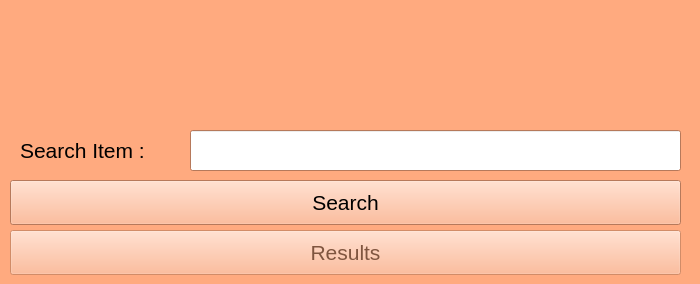
<?xml version="1.0" encoding="UTF-8"?>
<ui version="4.0">
 <class>MainWindow</class>
 <widget class="QMainWindow" name="MainWindow">
  <property name="geometry">
   <rect>
    <x>0</x>
    <y>0</y>
    <width>700</width>
    <height>284</height>
   </rect>
  </property>
  <property name="palette">
   <palette>
    <active>
     <colorrole role="WindowText">
      <brush brushstyle="SolidPattern">
       <color alpha="255">
        <red>0</red>
        <green>0</green>
        <blue>0</blue>
       </color>
      </brush>
     </colorrole>
     <colorrole role="Button">
      <brush brushstyle="SolidPattern">
       <color alpha="255">
        <red>255</red>
        <green>170</green>
        <blue>127</blue>
       </color>
      </brush>
     </colorrole>
     <colorrole role="Light">
      <brush brushstyle="SolidPattern">
       <color alpha="255">
        <red>255</red>
        <green>255</green>
        <blue>255</blue>
       </color>
      </brush>
     </colorrole>
     <colorrole role="Midlight">
      <brush brushstyle="SolidPattern">
       <color alpha="255">
        <red>255</red>
        <green>212</green>
        <blue>191</blue>
       </color>
      </brush>
     </colorrole>
     <colorrole role="Dark">
      <brush brushstyle="SolidPattern">
       <color alpha="255">
        <red>127</red>
        <green>85</green>
        <blue>63</blue>
       </color>
      </brush>
     </colorrole>
     <colorrole role="Mid">
      <brush brushstyle="SolidPattern">
       <color alpha="255">
        <red>170</red>
        <green>113</green>
        <blue>84</blue>
       </color>
      </brush>
     </colorrole>
     <colorrole role="Text">
      <brush brushstyle="SolidPattern">
       <color alpha="255">
        <red>0</red>
        <green>0</green>
        <blue>0</blue>
       </color>
      </brush>
     </colorrole>
     <colorrole role="BrightText">
      <brush brushstyle="SolidPattern">
       <color alpha="255">
        <red>255</red>
        <green>255</green>
        <blue>255</blue>
       </color>
      </brush>
     </colorrole>
     <colorrole role="ButtonText">
      <brush brushstyle="SolidPattern">
       <color alpha="255">
        <red>0</red>
        <green>0</green>
        <blue>0</blue>
       </color>
      </brush>
     </colorrole>
     <colorrole role="Base">
      <brush brushstyle="SolidPattern">
       <color alpha="255">
        <red>255</red>
        <green>255</green>
        <blue>255</blue>
       </color>
      </brush>
     </colorrole>
     <colorrole role="Window">
      <brush brushstyle="SolidPattern">
       <color alpha="255">
        <red>255</red>
        <green>170</green>
        <blue>127</blue>
       </color>
      </brush>
     </colorrole>
     <colorrole role="Shadow">
      <brush brushstyle="SolidPattern">
       <color alpha="255">
        <red>0</red>
        <green>0</green>
        <blue>0</blue>
       </color>
      </brush>
     </colorrole>
     <colorrole role="AlternateBase">
      <brush brushstyle="SolidPattern">
       <color alpha="255">
        <red>255</red>
        <green>212</green>
        <blue>191</blue>
       </color>
      </brush>
     </colorrole>
     <colorrole role="ToolTipBase">
      <brush brushstyle="SolidPattern">
       <color alpha="255">
        <red>255</red>
        <green>255</green>
        <blue>220</blue>
       </color>
      </brush>
     </colorrole>
     <colorrole role="ToolTipText">
      <brush brushstyle="SolidPattern">
       <color alpha="255">
        <red>0</red>
        <green>0</green>
        <blue>0</blue>
       </color>
      </brush>
     </colorrole>
     <colorrole role="PlaceholderText">
      <brush brushstyle="SolidPattern">
       <color alpha="128">
        <red>0</red>
        <green>0</green>
        <blue>0</blue>
       </color>
      </brush>
     </colorrole>
    </active>
    <inactive>
     <colorrole role="WindowText">
      <brush brushstyle="SolidPattern">
       <color alpha="255">
        <red>0</red>
        <green>0</green>
        <blue>0</blue>
       </color>
      </brush>
     </colorrole>
     <colorrole role="Button">
      <brush brushstyle="SolidPattern">
       <color alpha="255">
        <red>255</red>
        <green>170</green>
        <blue>127</blue>
       </color>
      </brush>
     </colorrole>
     <colorrole role="Light">
      <brush brushstyle="SolidPattern">
       <color alpha="255">
        <red>255</red>
        <green>255</green>
        <blue>255</blue>
       </color>
      </brush>
     </colorrole>
     <colorrole role="Midlight">
      <brush brushstyle="SolidPattern">
       <color alpha="255">
        <red>255</red>
        <green>212</green>
        <blue>191</blue>
       </color>
      </brush>
     </colorrole>
     <colorrole role="Dark">
      <brush brushstyle="SolidPattern">
       <color alpha="255">
        <red>127</red>
        <green>85</green>
        <blue>63</blue>
       </color>
      </brush>
     </colorrole>
     <colorrole role="Mid">
      <brush brushstyle="SolidPattern">
       <color alpha="255">
        <red>170</red>
        <green>113</green>
        <blue>84</blue>
       </color>
      </brush>
     </colorrole>
     <colorrole role="Text">
      <brush brushstyle="SolidPattern">
       <color alpha="255">
        <red>0</red>
        <green>0</green>
        <blue>0</blue>
       </color>
      </brush>
     </colorrole>
     <colorrole role="BrightText">
      <brush brushstyle="SolidPattern">
       <color alpha="255">
        <red>255</red>
        <green>255</green>
        <blue>255</blue>
       </color>
      </brush>
     </colorrole>
     <colorrole role="ButtonText">
      <brush brushstyle="SolidPattern">
       <color alpha="255">
        <red>0</red>
        <green>0</green>
        <blue>0</blue>
       </color>
      </brush>
     </colorrole>
     <colorrole role="Base">
      <brush brushstyle="SolidPattern">
       <color alpha="255">
        <red>255</red>
        <green>255</green>
        <blue>255</blue>
       </color>
      </brush>
     </colorrole>
     <colorrole role="Window">
      <brush brushstyle="SolidPattern">
       <color alpha="255">
        <red>255</red>
        <green>170</green>
        <blue>127</blue>
       </color>
      </brush>
     </colorrole>
     <colorrole role="Shadow">
      <brush brushstyle="SolidPattern">
       <color alpha="255">
        <red>0</red>
        <green>0</green>
        <blue>0</blue>
       </color>
      </brush>
     </colorrole>
     <colorrole role="AlternateBase">
      <brush brushstyle="SolidPattern">
       <color alpha="255">
        <red>255</red>
        <green>212</green>
        <blue>191</blue>
       </color>
      </brush>
     </colorrole>
     <colorrole role="ToolTipBase">
      <brush brushstyle="SolidPattern">
       <color alpha="255">
        <red>255</red>
        <green>255</green>
        <blue>220</blue>
       </color>
      </brush>
     </colorrole>
     <colorrole role="ToolTipText">
      <brush brushstyle="SolidPattern">
       <color alpha="255">
        <red>0</red>
        <green>0</green>
        <blue>0</blue>
       </color>
      </brush>
     </colorrole>
     <colorrole role="PlaceholderText">
      <brush brushstyle="SolidPattern">
       <color alpha="128">
        <red>0</red>
        <green>0</green>
        <blue>0</blue>
       </color>
      </brush>
     </colorrole>
    </inactive>
    <disabled>
     <colorrole role="WindowText">
      <brush brushstyle="SolidPattern">
       <color alpha="255">
        <red>127</red>
        <green>85</green>
        <blue>63</blue>
       </color>
      </brush>
     </colorrole>
     <colorrole role="Button">
      <brush brushstyle="SolidPattern">
       <color alpha="255">
        <red>255</red>
        <green>170</green>
        <blue>127</blue>
       </color>
      </brush>
     </colorrole>
     <colorrole role="Light">
      <brush brushstyle="SolidPattern">
       <color alpha="255">
        <red>255</red>
        <green>255</green>
        <blue>255</blue>
       </color>
      </brush>
     </colorrole>
     <colorrole role="Midlight">
      <brush brushstyle="SolidPattern">
       <color alpha="255">
        <red>255</red>
        <green>212</green>
        <blue>191</blue>
       </color>
      </brush>
     </colorrole>
     <colorrole role="Dark">
      <brush brushstyle="SolidPattern">
       <color alpha="255">
        <red>127</red>
        <green>85</green>
        <blue>63</blue>
       </color>
      </brush>
     </colorrole>
     <colorrole role="Mid">
      <brush brushstyle="SolidPattern">
       <color alpha="255">
        <red>170</red>
        <green>113</green>
        <blue>84</blue>
       </color>
      </brush>
     </colorrole>
     <colorrole role="Text">
      <brush brushstyle="SolidPattern">
       <color alpha="255">
        <red>127</red>
        <green>85</green>
        <blue>63</blue>
       </color>
      </brush>
     </colorrole>
     <colorrole role="BrightText">
      <brush brushstyle="SolidPattern">
       <color alpha="255">
        <red>255</red>
        <green>255</green>
        <blue>255</blue>
       </color>
      </brush>
     </colorrole>
     <colorrole role="ButtonText">
      <brush brushstyle="SolidPattern">
       <color alpha="255">
        <red>127</red>
        <green>85</green>
        <blue>63</blue>
       </color>
      </brush>
     </colorrole>
     <colorrole role="Base">
      <brush brushstyle="SolidPattern">
       <color alpha="255">
        <red>255</red>
        <green>170</green>
        <blue>127</blue>
       </color>
      </brush>
     </colorrole>
     <colorrole role="Window">
      <brush brushstyle="SolidPattern">
       <color alpha="255">
        <red>255</red>
        <green>170</green>
        <blue>127</blue>
       </color>
      </brush>
     </colorrole>
     <colorrole role="Shadow">
      <brush brushstyle="SolidPattern">
       <color alpha="255">
        <red>0</red>
        <green>0</green>
        <blue>0</blue>
       </color>
      </brush>
     </colorrole>
     <colorrole role="AlternateBase">
      <brush brushstyle="SolidPattern">
       <color alpha="255">
        <red>255</red>
        <green>170</green>
        <blue>127</blue>
       </color>
      </brush>
     </colorrole>
     <colorrole role="ToolTipBase">
      <brush brushstyle="SolidPattern">
       <color alpha="255">
        <red>255</red>
        <green>255</green>
        <blue>220</blue>
       </color>
      </brush>
     </colorrole>
     <colorrole role="ToolTipText">
      <brush brushstyle="SolidPattern">
       <color alpha="255">
        <red>0</red>
        <green>0</green>
        <blue>0</blue>
       </color>
      </brush>
     </colorrole>
     <colorrole role="PlaceholderText">
      <brush brushstyle="SolidPattern">
       <color alpha="128">
        <red>0</red>
        <green>0</green>
        <blue>0</blue>
       </color>
      </brush>
     </colorrole>
    </disabled>
   </palette>
  </property>
  <property name="windowTitle">
   <string>MainWindow</string>
  </property>
  <widget class="QWidget" name="centralwidget">
   <widget class="QLabel" name="label">
    <property name="geometry">
     <rect>
      <x>20</x>
      <y>130</y>
      <width>161</width>
      <height>41</height>
     </rect>
    </property>
    <property name="font">
     <font>
      <family>Arial</family>
      <pointsize>16</pointsize>
      <weight>50</weight>
      <bold>false</bold>
     </font>
    </property>
    <property name="text">
     <string>Search Item : </string>
    </property>
    <property name="textFormat">
     <enum>Qt::RichText</enum>
    </property>
   </widget>
   <widget class="QLineEdit" name="lineEdit">
    <property name="geometry">
     <rect>
      <x>190</x>
      <y>130</y>
      <width>491</width>
      <height>41</height>
     </rect>
    </property>
    <property name="font">
     <font>
      <family>Arial</family>
      <pointsize>16</pointsize>
     </font>
    </property>
   </widget>
   <widget class="QPushButton" name="pushButton">
    <property name="geometry">
     <rect>
      <x>10</x>
      <y>180</y>
      <width>671</width>
      <height>45</height>
     </rect>
    </property>
    <property name="font">
     <font>
      <family>Arial</family>
      <pointsize>16</pointsize>
     </font>
    </property>
    <property name="text">
     <string>Search</string>
    </property>
   </widget>
   <widget class="QPushButton" name="pushButton_2">
    <property name="enabled">
     <bool>false</bool>
    </property>
    <property name="geometry">
     <rect>
      <x>10</x>
      <y>230</y>
      <width>671</width>
      <height>45</height>
     </rect>
    </property>
    <property name="font">
     <font>
      <family>Arial</family>
      <pointsize>16</pointsize>
     </font>
    </property>
    <property name="text">
     <string>Results</string>
    </property>
   </widget>
   <widget class="QLabel" name="label_2">
    <property name="geometry">
     <rect>
      <x>290</x>
      <y>5</y>
      <width>121</width>
      <height>121</height>
     </rect>
    </property>
    <property name="sizePolicy">
     <sizepolicy hsizetype="Preferred" vsizetype="Preferred">
      <horstretch>0</horstretch>
      <verstretch>0</verstretch>
     </sizepolicy>
    </property>
    <property name="text">
     <string/>
    </property>
    <property name="pixmap">
     <pixmap>Logo.png</pixmap>
    </property>
    <property name="scaledContents">
     <bool>true</bool>
    </property>
    <property name="wordWrap">
     <bool>false</bool>
    </property>
    <property name="margin">
     <number>0</number>
    </property>
    <property name="indent">
     <number>-1</number>
    </property>
   </widget>
   <widget class="QLabel" name="label_3">
    <property name="geometry">
     <rect>
      <x>0</x>
      <y>0</y>
      <width>701</width>
      <height>161</height>
     </rect>
    </property>
    <property name="text">
     <string/>
    </property>
    <property name="pixmap">
     <pixmap>BG.png</pixmap>
    </property>
    <property name="scaledContents">
     <bool>true</bool>
    </property>
   </widget>
   <zorder>label</zorder>
   <zorder>lineEdit</zorder>
   <zorder>pushButton</zorder>
   <zorder>pushButton_2</zorder>
   <zorder>label_3</zorder>
   <zorder>label_2</zorder>
  </widget>
 </widget>
 <resources/>
 <connections/>
</ui>
